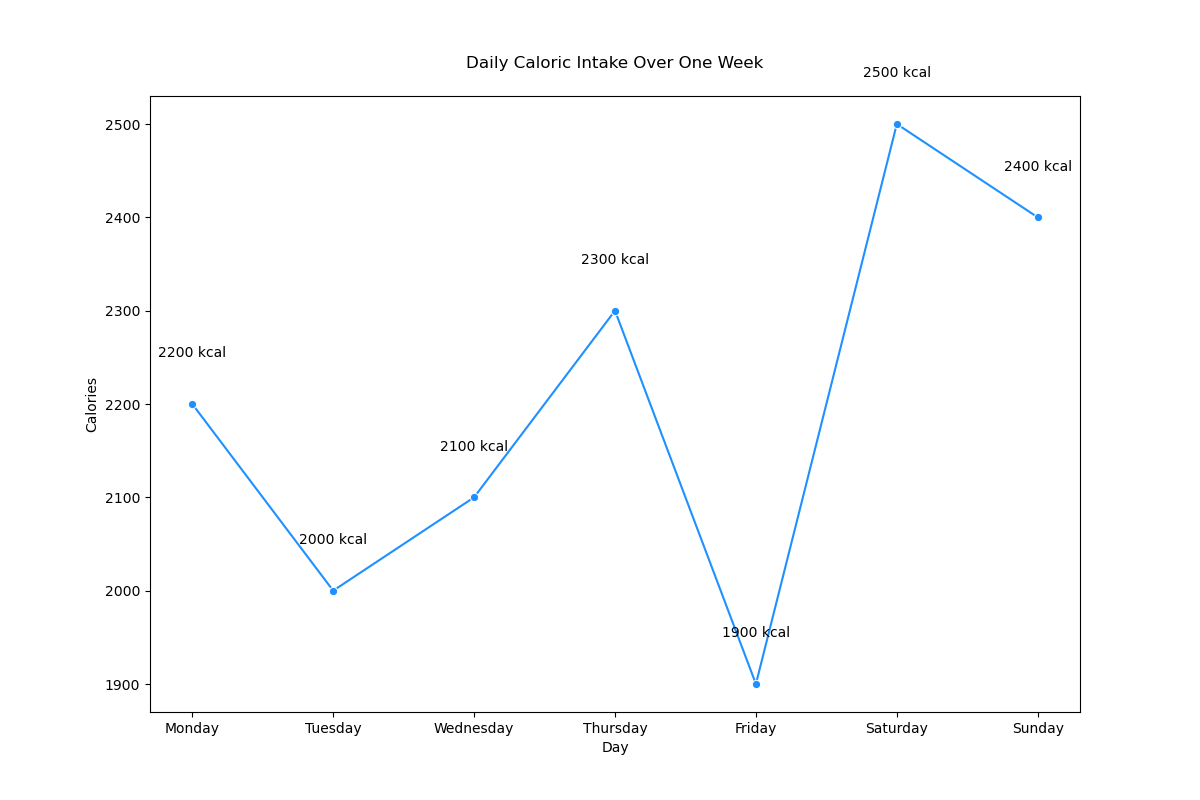

The script that drew this image:

import pandas as pd
import seaborn as sns
import matplotlib.pyplot as plt

# Create the DataFrame
data = {
    "Day": ["Monday", "Tuesday", "Wednesday", "Thursday", "Friday", "Saturday", "Sunday"],
    "Calories": [2200, 2000, 2100, 2300, 1900, 2500, 2400]
}

df = pd.DataFrame(data)

# Create the line plot
plt.figure(figsize=(12, 8)) # Changed width & height
sns.lineplot(x="Day", y="Calories", data=df, marker='o', color="#1E90FF") # Changed color

# Adding annotations
for i in range(df.shape[0]):
    plt.text(df.Day[i], df.Calories[i] + 50, f"{df.Calories[i]} kcal", horizontalalignment='center')

# Set the title
plt.title("Daily Caloric Intake Over One Week", pad=20)

plt.show()
